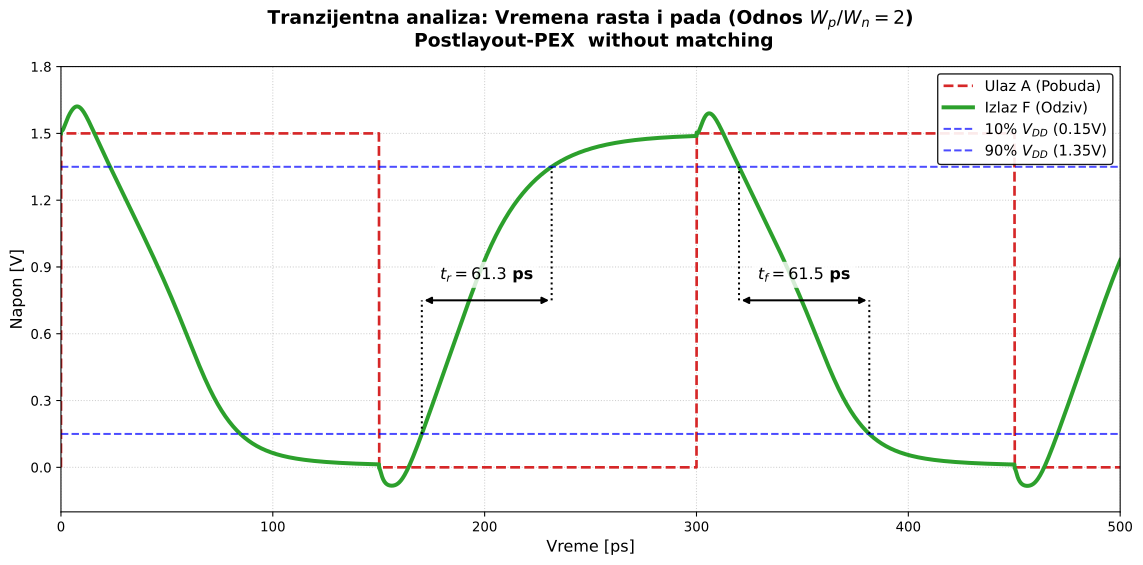

Reproduce this figure in Python.
import numpy as np
import matplotlib.pyplot as plt
import matplotlib.ticker as ticker

# 1. Učitavanje podataka 
podaci = np.loadtxt('odziv_nonmatch.txt') 

t = podaci[:, 0] * 1e12  
v_in = podaci[:, 1]          
v_out = podaci[:, 3]        

# --- FUNKCIJA ZA AUTOMATSKO NALAŽENJE PRESEKA (Hirurška preciznost) ---
def nadji_presek(vreme, napon, prag, smer, pocetno_vreme):
    idx = np.where(vreme > pocetno_vreme)[0]
    t_sub, v_sub = vreme[idx], napon[idx]
    for i in range(len(v_sub)-1):
        if smer == 'rast' and v_sub[i] <= prag <= v_sub[i+1]:
            return np.interp(prag, [v_sub[i], v_sub[i+1]], [t_sub[i], t_sub[i+1]])
        elif smer == 'pad' and v_sub[i] >= prag >= v_sub[i+1]:
            return np.interp(prag, [v_sub[i+1], v_sub[i]], [t_sub[i+1], t_sub[i]])
    return None

# Automatski nalazimo vremena za RAST (izlaz raste nakon 100ps)
tr_10 = nadji_presek(t, v_out, 0.15, 'rast', 80)
tr_90 = nadji_presek(t, v_out, 1.35, 'rast', 80)

# Automatski nalazimo vremena za PAD (izlaz pada nakon 200ps)
tf_90 = nadji_presek(t, v_out, 1.35, 'pad', 180)
tf_10 = nadji_presek(t, v_out, 0.15, 'pad', 180)

# 2. Kreiranje grafika 
fig, ax = plt.subplots(figsize=(12, 6), dpi=300)

# Crtanje signala
ax.plot(t, v_in, color='#d62728', linewidth=2, linestyle='--', label='Ulaz A (Pobuda)')
ax.plot(t, v_out, color='#2ca02c', linewidth=3, label='Izlaz F (Odziv)')

# 3. Pragovi merenja (10% i 90%)
ax.axhline(0.15, color='blue', linestyle='--', linewidth=1.5, alpha=0.7, label='10% $V_{DD}$ (0.15V)')
ax.axhline(1.35, color='blue', linestyle='--', linewidth=1.5, alpha=0.7, label='90% $V_{DD}$ (1.35V)')

# 4. === AUTOMATSKO KOTIRANJE "OD DO" ===
visina_kote = 0.75 

# --- Kotiranje za RAST (tr) ---
ax.annotate('', xy=(tr_10, visina_kote), xytext=(tr_90, visina_kote),
            arrowprops=dict(arrowstyle='<|-|>', color='black', lw=1.5))
# Vertikalni graničnici od preseka do kote
ax.plot([tr_10, tr_10], [0.15, visina_kote], color='black', linestyle=':', lw=1.5)
ax.plot([tr_90, tr_90], [visina_kote, 1.35], color='black', linestyle=':', lw=1.5)
# Tekst (vrednost vučemo iz tvoje tabele za odnos 2.0)
# Python sam računa razliku u vremenu i zaokružuje na jednu decimalu!
ax.text((tr_10 + tr_90)/2, visina_kote + 0.08, rf'$t_r = {(tr_90 - tr_10):.1f}$ ps', 
        ha='center', va='bottom', fontsize=12, fontweight='bold', bbox=dict(facecolor='white', edgecolor='none', alpha=0.8))

# --- Kotiranje za PAD (tf) ---
ax.annotate('', xy=(tf_90, visina_kote), xytext=(tf_10, visina_kote),
            arrowprops=dict(arrowstyle='<|-|>', color='black', lw=1.5))
# Vertikalni graničnici od preseka do kote
ax.plot([tf_90, tf_90], [visina_kote, 1.35], color='black', linestyle=':', lw=1.5)
ax.plot([tf_10, tf_10], [0.15, visina_kote], color='black', linestyle=':', lw=1.5)
# Tekst (vrednost vučemo iz tvoje tabele za odnos 2.0)
# Python sam računa razliku u vremenu
ax.text((tf_90 + tf_10)/2, visina_kote + 0.08, rf'$t_f = {(tf_10 - tf_90):.1f}$ ps', 
        ha='center', va='bottom', fontsize=12, fontweight='bold', bbox=dict(facecolor='white', edgecolor='none', alpha=0.8))

# 5. Ulepšavanje
ax.set_title('Tranzijentna analiza: Vremena rasta i pada (Odnos $W_p / W_n = 2$)\n Postlayout-PEX  without matching', fontsize=14, fontweight='bold', pad=15)
ax.set_xlabel('Vreme [ps]', fontsize=12)
ax.set_ylabel('Napon [V]', fontsize=12)

ax.set_ylim(-0.2, 1.8)
ax.set_xlim(0, 500)

ax.grid(True, linestyle=':', alpha=0.6)
ax.xaxis.set_major_locator(ticker.MultipleLocator(100))
ax.yaxis.set_major_locator(ticker.MultipleLocator(0.3))

ax.legend(loc='upper right', fontsize=11, frameon=True, edgecolor='black', framealpha=0.9)

# 6. Čuvanje
plt.tight_layout()
plt.savefig('odziv_nonmatch.svg', format='svg', bbox_inches='tight')
plt.show()
